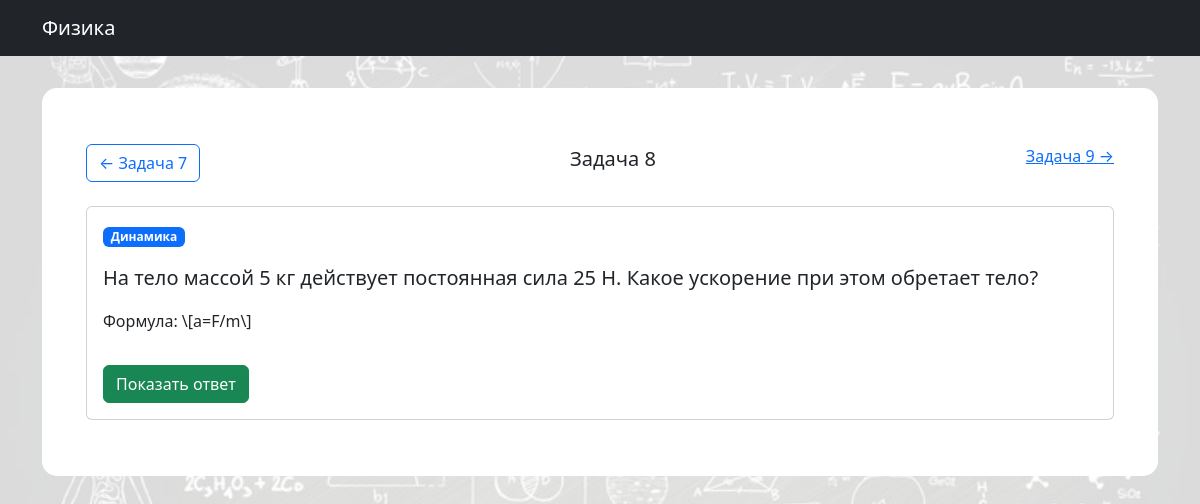
Page /trainer/problem/8/ on the committed database.
### trainer/models.py (models this page shows, shortened)
class Problem(models.Model):
    TOPIC_CHOICES = [
        ('kinematics', 'Кинематика'),
        ('dynamics', 'Динамика'),
    ]
    topic = models.CharField(
        max_length=20,
        choices=TOPIC_CHOICES,
        verbose_name='Раздел'
    )
    description = models.TextField()
    formula = models.CharField(max_length=200)  # LaTeX-формула
    answer = models.CharField(max_length=100)   # Ответ в SymPy-формате
    difficulty = models.IntegerField(default=1)
    created_at = models.DateTimeField(auto_now_add=True)

### trainer/views.py (the view)
# urls.py: path('problem/<int:pk>/', views.problem_detail, name='problem-detail'),
def problem_detail(request, pk):
    try:
        problem = get_object_or_404(Problem, pk=pk)
        prev_problem = Problem.objects.filter(id__lt=pk).order_by('-id').first()
        next_problem = Problem.objects.filter(id__gt=pk).order_by('id').first()
        return render(request, 'trainer/problem.html', {
            'problem': problem,
            'prev_problem': prev_problem,
            'next_problem': next_problem
        })
    except Exception as e:
        return HttpResponse(f"Ошибка: {str(e)}", status=500)

### trainer/templates/trainer/problem.html (shortened to what this page needs)
{% extends "base.html" %}
{% block content %}
<div class="container mt-4">
    <div class="d-flex justify-content-between mb-4">
        {% if prev_problem %}
            <a href="{% url 'problem-detail' prev_problem.id %}" class="btn btn-outline-primary">
                ← Задача {{ prev_problem.id }}
            </a>
        {% else %}
            <span class="btn btn-outline-secondary disabled">← Нет предыдущей</span>
        {% endif %}
        <span class="fs-5">Задача {{ problem.id }}</span>
        {% if next_problem %}
            <a href="{% url 'problem-detail' next_problem.id %}">
                Задача {{ next_problem.id }} →
            </a>
        {% else %}
            <span class="btn btn-outline-secondary disabled">Нет следующей →</span>
        {% endif %}
    </div>
    <div class="card mb-4">
        <div class="card-body">
            <div class="badge bg-primary mb-3">{{ problem.get_topic_display }}</div>
            <p class="card-text fs-5">{{ problem.description }}</p>
            <p class="card-text">Формула: \[{{ problem.formula }}\]</p>
            <button id="showAnswer" class="btn btn-success mt-3">Показать ответ</button>
        </div>
    </div>
</div>
{% endblock %}

### rows in the picture
Problem: id "7"
Problem: id "8", topic "Динамика", description "На тело массой 5 кг действует постоянная сила 25 Н. Какое ускорение при этом обретает тело?", formula "a=F/m"
Problem: id "9"
